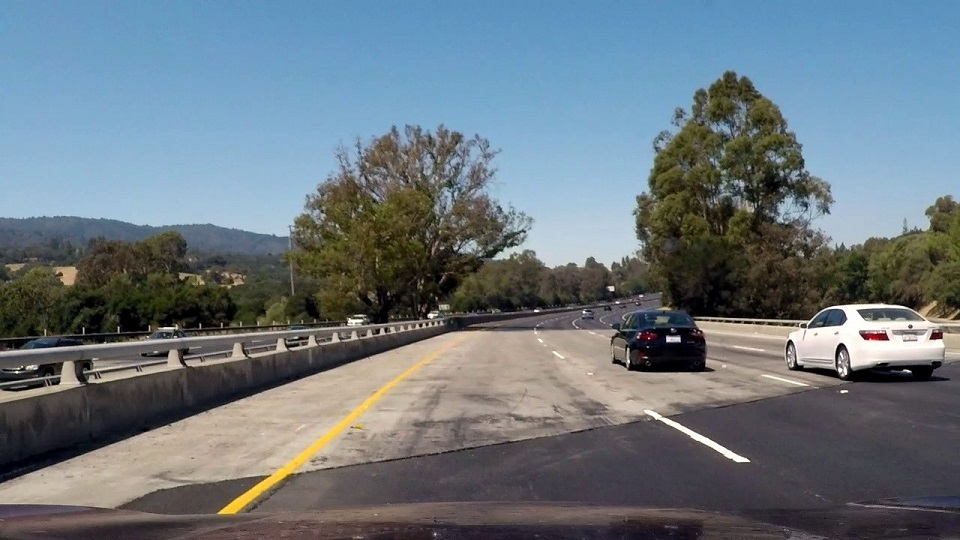
#> input picture P1-Finding_Lane_Lines/test_images/challange1.jpg, 960 x 540 px; its folder holds only this picture in this run
$ jupyter execute --allow-errors P1.ipynb   (shell and % lines are left out)
#> lines starting #> are read from the running program, lines starting #| are printed output that depends on the picture; after the words box and inside, x2 and y2 are one past the last pixel; in counts of white or black regions, pixels touching at a corner belong together
# Self-Driving Car Engineer Nanodegree

## Project: **Finding Lane Lines on the Road**
***
In this project, I have used tools to identify lane lines on the road.  I have developed a pipeline on a series of individual images, and later apply the result to a video stream.

Let's have a look at our first image called 'test_images/solidWhiteRight.jpg'.  Run the 2 cells below to display the image.

---

## Helper Functions

Below are helper functions and processing pipline used for image and video processing.

[cell 1]
import math
import matplotlib.pyplot as plt
import matplotlib.image as mpimg
import numpy as np
import cv2

def grayscale(img):
    """Applies the Grayscale transform
    This will return an image with only one color channel
    but NOTE: to see the returned image as grayscale
    (assuming your grayscaled image is called 'gray')
    you should call plt.imshow(gray, cmap='gray')"""
    return cv2.cvtColor(img, cv2.COLOR_RGB2GRAY)
    # Or use BGR2GRAY if you read an image with cv2.imread()
    # return cv2.cvtColor(img, cv2.COLOR_BGR2GRAY)

def canny(img, low_threshold, high_threshold):
    """Applies the Canny transform"""
    return cv2.Canny(img, low_threshold, high_threshold)

def gaussian_blur(img, kernel_size):
    """Applies a Gaussian Noise kernel"""
    return cv2.GaussianBlur(img, (kernel_size, kernel_size), 0)

def region_of_interest(img, vertices):
    """
    Applies an image mask.

    Only keeps the region of the image defined by the polygon
    formed from `vertices`. The rest of the image is set to black.
    `vertices` should be a numpy array of integer points.
    """
    #defining a blank mask to start with
    mask = np.zeros_like(img)

    #defining a 3 channel or 1 channel color to fill the mask with depending on the input image
    if len(img.shape) > 2:
        channel_count = img.shape[2]  # i.e. 3 or 4 depending on your image
        ignore_mask_color = (255,) * channel_count
    else:
        ignore_mask_color = 255

    #filling pixels inside the polygon defined by "vertices" with the fill color
    cv2.fillPoly(mask, vertices, ignore_mask_color)

    #returning the image only where mask pixels are nonzero
    masked_image = cv2.bitwise_and(img, mask)
    return masked_image


def draw_lines(img, lines, color=[255, 0, 0], thickness=2):
    """
    NOTE: this is the function you might want to use as a starting point once you want to
    average/extrapolate the line segments you detect to map out the full
    extent of the lane (going from the result shown in raw-lines-example.mp4
    to that shown in P1_example.mp4).

    Think about things like separating line segments by their
    slope ((y2-y1)/(x2-x1)) to decide which segments are part of the left
    line vs. the right line.  Then, you can average the position of each of
    the lines and extrapolate to the top and bottom of the lane.

    This function draws `lines` with `color` and `thickness`.
    Lines are drawn on the image inplace (mutates the image).
    If you want to make the lines semi-transparent, think about combining
    this function with the weighted_img() function below
    """
    # [4 lines of commented-out code are left out]

    line_img = np.zeros(
        (
            img.shape[0],
            img.shape[1],
            3
        ),
        dtype=np.uint8
    )
    img = np.copy(img)
    if lines is not None:
        for line in lines:
            for x1, y1, x2, y2 in line:
                cv2.line(line_img, (x1, y1), (x2, y2), color, thickness)
    img = cv2.addWeighted(img, 0.8, line_img, 1.0, 0.0)
    return img

def annotate_lines(img, cropped_img, rho, theta, threshold, min_line_len, max_line_gap):
    """
    `img` should be the output of a Canny transform.

    Returns an image with hough lines drawn.
    """
    lines = cv2.HoughLinesP(cropped_img, rho, theta, threshold, np.array([]), minLineLength=min_line_len, maxLineGap=max_line_gap)
    # weighted_imgage = weighted_img(lines, image, α=0.8, β=1., γ=0.)
    # hough_img = np.zeros((img.shape[0], img.shape[1], 3), dtype=np.uint8)

    left_line_x = []
    left_line_y = []
    right_line_x = []
    right_line_y = []

    if lines is not None:
        for line in lines:
            for x1, y1, x2, y2 in line:
                slope = (y2 - y1) / (x2 - x1)
                if math.fabs(slope) < 0.5:
                    continue
                if slope <= 0:
                    left_line_x.extend([x1, x2])
                    left_line_y.extend([y1, y2])
                else:
                    right_line_x.extend([x1, x2])
                    right_line_y.extend([y1, y2])

    min_y = int(img.shape[0] * (3 / 5))
    max_y = int(img.shape[0])

    right_x_start = 0
    right_x_end = 0
    left_x_start = 0
    left_x_end = 0


    if len(left_line_x) != 0 or len(left_line_y) != 0:
        poly_left = np.poly1d(np.polyfit(
            left_line_y,
            left_line_x,
            deg=1
        ))
        left_x_start = int(poly_left(max_y))
        left_x_end = int(poly_left(min_y))

    if len(right_line_y) != 0 or len(right_line_x) != 0:
        poly_right = np.poly1d(np.polyfit(
            right_line_y,
            right_line_x,
        deg=1
        ))
        right_x_start = int(poly_right(max_y))
        right_x_end = int(poly_right(min_y))

    line_image = draw_lines(
        img,
        [[
            [left_x_start, max_y, left_x_end, min_y],
            [right_x_start, max_y, right_x_end, min_y],
        ]],
        thickness=15,
    )
    return line_image

# [13 lines left out: function weighted_img, not called in this run]

## Build a Lane Finding Pipeline

[cell 2]
def process_image(image, kernel_size = 5,
                        low_threshold = 116,
                        high_threshold = 152,
                        rho = 7,
                        theta_coef=1,
                        threshold = 96,
                        min_line_length = 197,
                        max_line_gap = 1000):
    # NOTE: The output you return should be a color image (3 channel) for processing video below
    # TODO: put your pipeline here,
    # you should return the final output (image where lines are drawn on lanes)

    grayimg = grayscale(image)

    # Define a kernel size and apply Gaussian smoothing
    blur_gray = gaussian_blur(grayimg, kernel_size)

    # Define our parameters for Canny and apply
    edges = canny(blur_gray, low_threshold, high_threshold)

    # This time we are defining a four sided polygon to mask
    imshape = image.shape
    vertices = np.array([[(0,imshape[0]),(450, 330), (490, 300), (imshape[1],imshape[0])]], dtype=np.int32)
    masked_edges = region_of_interest(edges, vertices)

    # edge_finder = EdgeFinder(masked_edges, kernel_size, low_threshold, high_threshold)

    # Define the Hough transform parameters
    # Make a blank the same size as our image to draw on
    # rho - distance resolution in pixels of the Hough grid
    theta = theta_coef*np.pi/180 # angular resolution in radians of the Hough grid
    # threshold - minimum number of votes (intersections in Hough grid cell)
    # min_line_length - minimum number of pixels making up a line
    # max_line_gap - maximum gap in pixels between connectable line segments
    lines = annotate_lines(image, masked_edges, rho, theta, threshold, min_line_length, max_line_gap)

    plt.imshow(lines)  # if you wanted to show a single color channel image called 'gray', for example, call as          plt.imshow(gray, cmap='gray')

    return lines

## Test Images

Build your pipeline to work on the images in the directory "test_images"
**You should make sure your pipeline works well on these images before you try the videos.**

[cell 3]
import os

#reading in images
# challange1.jpg
# challange2.jpg
# challange3.jpg
# solidWhiteCurve.jpg
# solidWhiteRight.jpg
# solidYellowCurve.jpg
# solidYellowCurve2.jpg
# solidYellowLeft.jpg
# whiteCarLaneSwitch.jpg

for filename in os.listdir("test_images/"):
    print("\n" + filename)
    if filename != None:
        if filename.endswith(".jpg"):
            image = mpimg.imread("test_images/"+filename)
#> image is the input picture: shape (540, 960, 3); mean R, G, B 106.9, 118.4, 126
            process_image(image)
#> in grayscale, `return cv2.cvtColor(img, cv2.COLOR_RGB2GRAY)`:
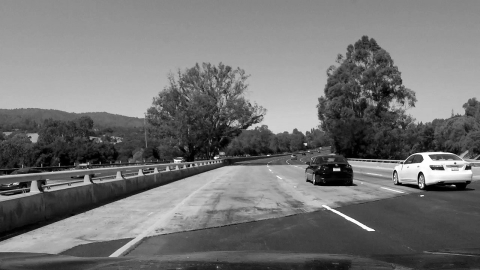
#> returned value: shape (540, 960) (shown at 1/2 size); min 0, max 255, mean 115.8
#> in canny, `return cv2.Canny(img, low_threshold, high_threshold)`:
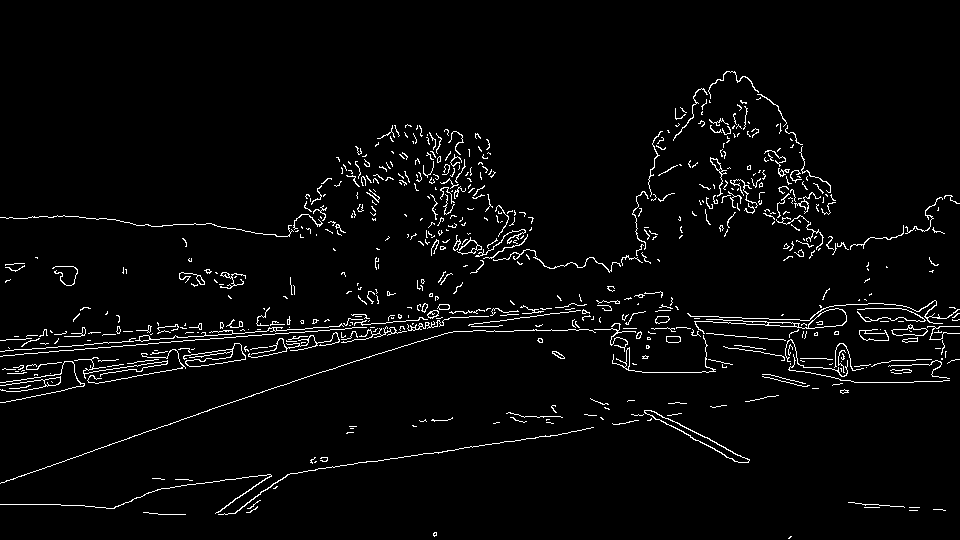
#> returned value: shape (540, 960); 3.2% white in thin lines or dots, all inside (x1, y1, x2, y2) = (0, 71, 960, 539)
#> in region_of_interest, `cv2.fillPoly(mask, vertices, ignore_mask_color)`:
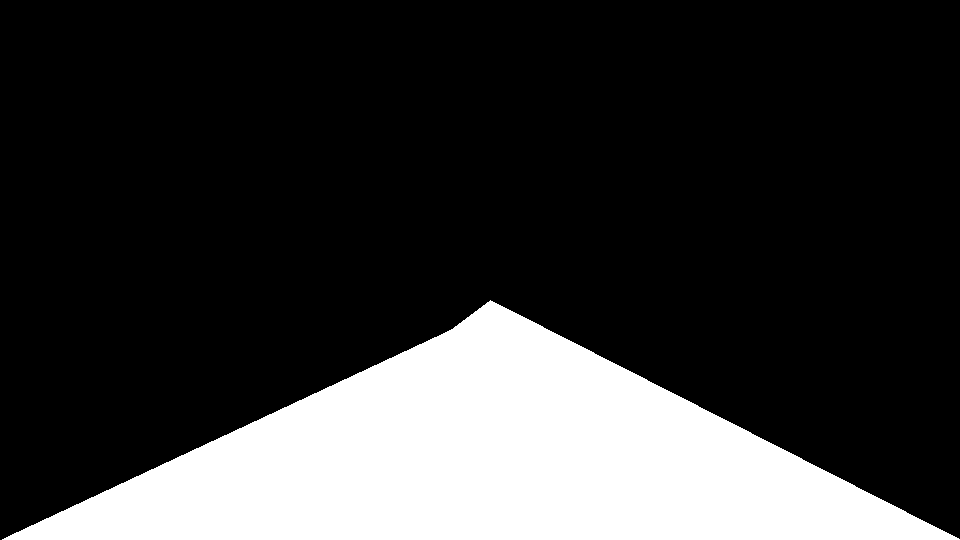
#> mask: shape (540, 960); 21.8% white; 1 white region, box (x1, y1, x2, y2) and area: (2, 300, 960, 540) 112774
#> in region_of_interest, `masked_image = cv2.bitwise_and(img, mask)`:
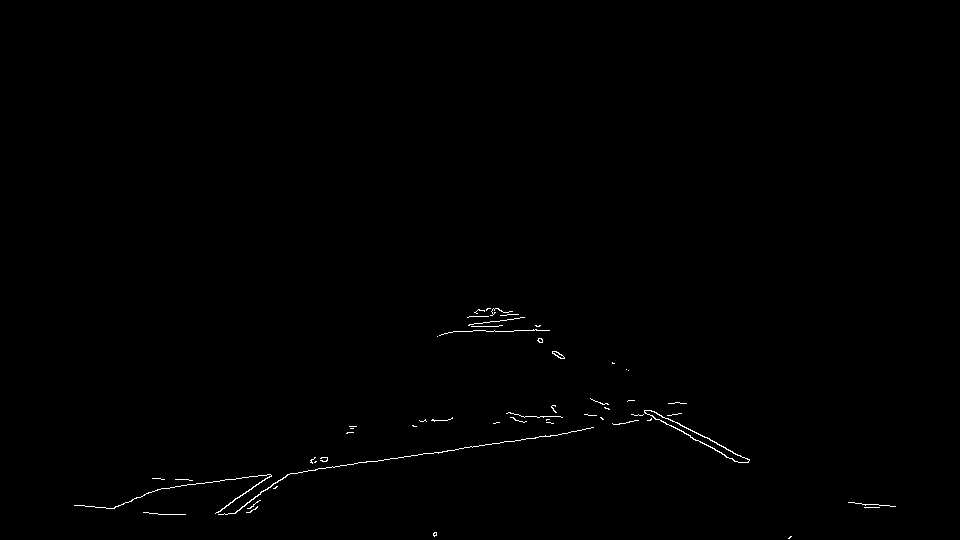
#> masked_image: shape (540, 960); 0.38% white in thin lines or dots, all inside (x1, y1, x2, y2) = (74, 308, 896, 539)
#> in annotate_lines, `lines = cv2.HoughLinesP(cropped_img, rho, theta, threshold, np.array([..`: lines = 23 rows, first 6: [85, 506, 661, 415], [95, 507, 664, 417], [477, 310, 741, 462], [143, 495, 632, 400], [606, 403, 878, 507], [494, 310, 748, 462]
#> the loop in annotate_lines, `for line in lines:` made 23 passes
#> after the loop in annotate_lines, `for line in lines:`: left_line_x = [233, 501, 215, 510, 234, 502, 250, 500]; left_line_y = [513, 311, 513, 314, 513, 311, 512, 310]; right_line_x = [477, 741, 494, 748, 473, 735, 484, 710, 479, 745]; right_line_y = [310, 462, 310, 462, 316, 461, 310, 440, 309, 462]
#> in annotate_lines, `left_x_start = int(poly_left(max_y))`: left_x_start = 196
#> in annotate_lines, `left_x_end = int(poly_left(min_y))`: left_x_end = 486
#> in annotate_lines, `right_x_start = int(poly_right(max_y))`: right_x_start = 878
#> in annotate_lines, `right_x_end = int(poly_right(min_y))`: right_x_end = 504
#> after the loop in draw_lines, `for line in lines:`:
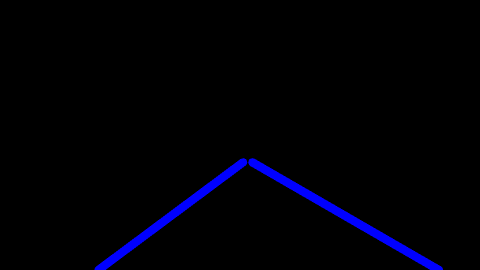
#> line_img: shape (540, 960, 3) (shown at 1/2 size); mean of channels 0, 1, 2 6.6, 0, 0; drawn as B, G, R
#> in draw_lines, `img = cv2.addWeighted(img, 0.8, line_img, 1.0, 0.0)`:
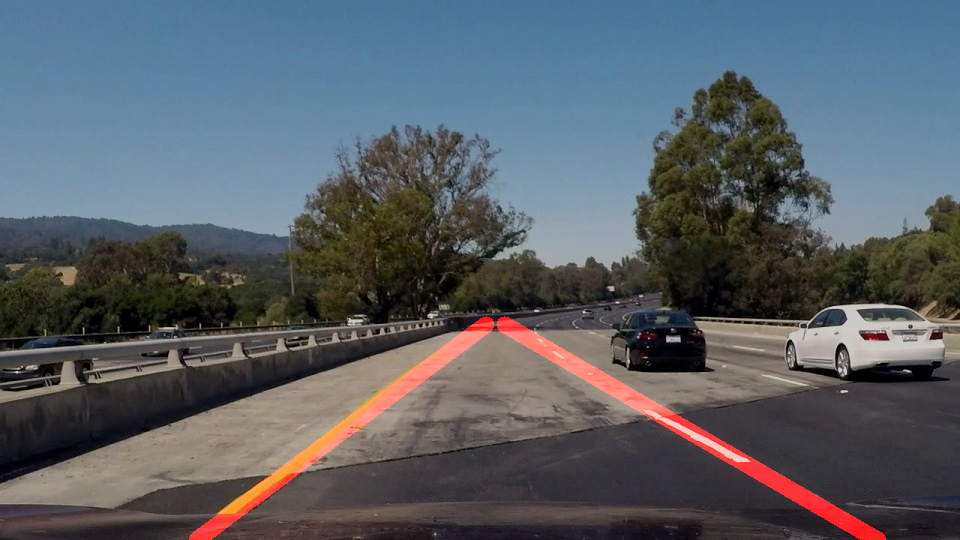
#> img: shape (540, 960, 3); mean R, G, B 88.8, 94.7, 100.8
            plt.show()
        else:
            continue

$ run again, on P1-Finding_Lane_Lines/test_images/solidWhiteRight.jpg
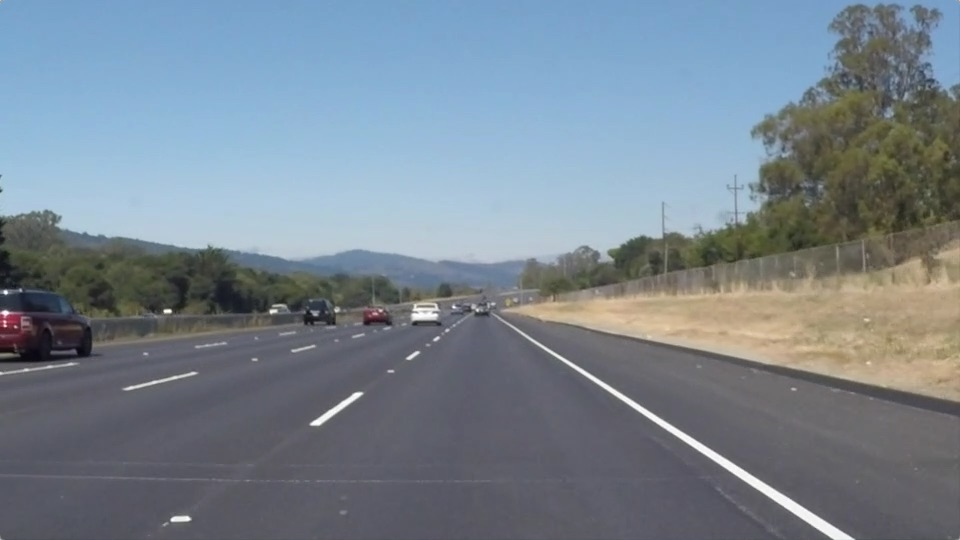
#> input picture P1-Finding_Lane_Lines/test_images/solidWhiteRight.jpg, 960 x 540 px
#> image is the input picture: shape (540, 960, 3); mean R, G, B 120.3, 132.6, 143.7
#> in canny, `return cv2.Canny(img, low_threshold, high_threshold)`:
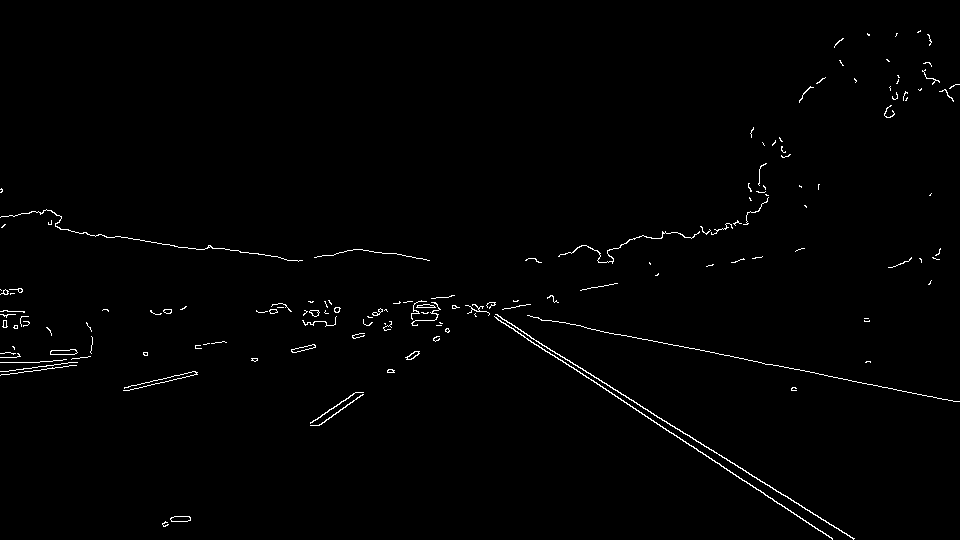
#> returned value: shape (540, 960); 0.98% white in thin lines or dots
#> mask: shape (540, 960); 21.8% white; 1 white region, box (x1, y1, x2, y2) and area: (2, 300, 960, 540) 112774
#> masked_image: shape (540, 960); 0.29% white in thin lines or dots, all inside (x1, y1, x2, y2) = (162, 302, 855, 540)
#> lines = [[482, 306, 853, 538], [482, 311, 832, 538], [162, 524, 492, 302], [487, 307, 788, 510], [162, 523, 490, 302], [180, 521, 493, 302], [497, 315, 742, 480], [185, 521, 495, 304], [529, 340, 769, 485]]
#> the loop in annotate_lines, `for line in lines:` made 9 passes
#> after the loop in annotate_lines, `for line in lines:`: left_line_x = [162, 492, 162, 490, 180, 493, 185, 495]; left_line_y = [524, 302, 523, 302, 521, 302, 521, 304]; right_line_x = [482, 853, 482, 832, 487, 788, 497, 742, 529, 769]; right_line_y = [306, 538, 311, 538, 307, 510, 315, 480, 340, 485]
#> left_x_start = 146
#> left_x_end = 461
#> right_x_start = 842
#> right_x_end = 508
#> in draw_lines, `img = cv2.addWeighted(img, 0.8, line_img, 1.0, 0.0)`:
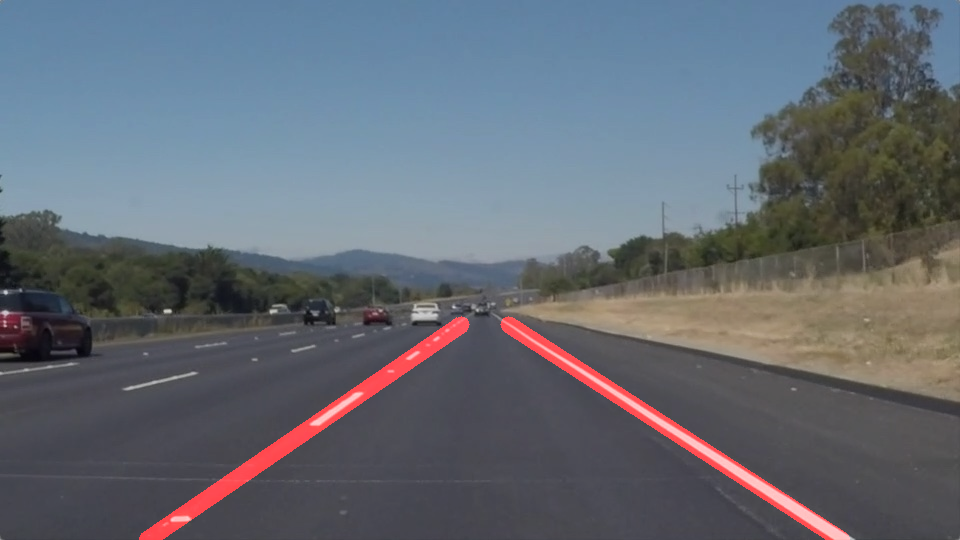
#> img: shape (540, 960, 3); mean R, G, B 100.1, 106.1, 114.9
